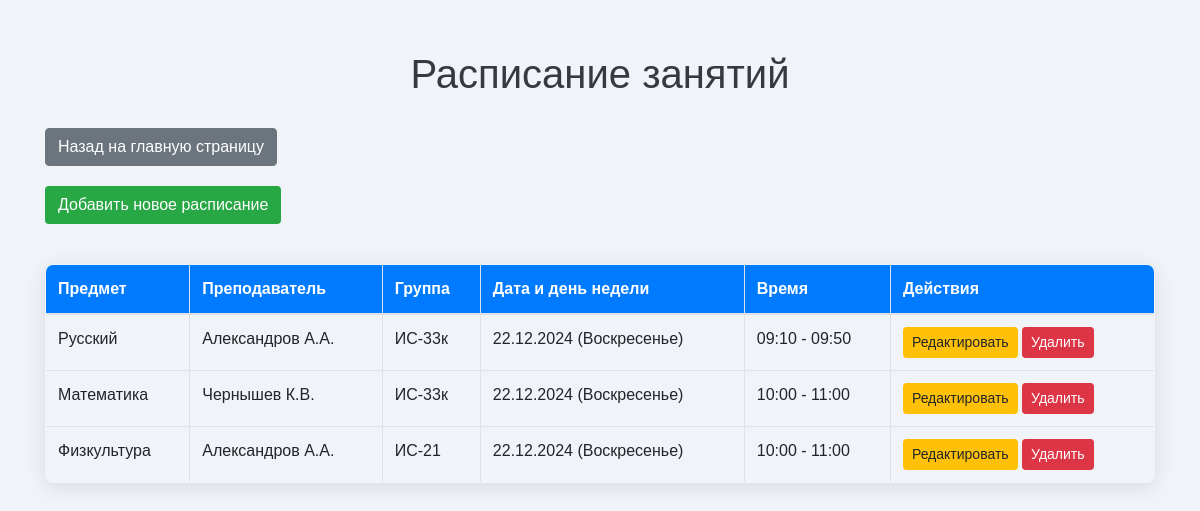
The app's page /schedules/ with its own data.
### schedules/models.py (models this page shows, shortened)
class Schedule(models.Model):
    subject = models.CharField(max_length=100)
    teacher = models.ForeignKey('Teacher', on_delete=models.CASCADE)
    group = models.ForeignKey('Group', on_delete=models.CASCADE)
    room = models.ForeignKey(Room, on_delete=models.CASCADE, blank=True, null=True)
    start_time = models.DateTimeField()
    end_time = models.DateTimeField()
    description = models.TextField(blank=True, null=True)

class Teacher(models.Model):
    name = models.CharField(max_length=100)  # Оставляем только имя

class Group(models.Model):
    name = models.CharField(max_length=100)

### schedules/views.py (the view)
# urls.py: path('schedules/', views.schedule_list, name='schedule_list'),  # Страница расписания
def schedule_list(request):
    group_id = request.GET.get('group_id')  # Получаем выбранную группу из запроса
    if group_id:
        schedules = Schedule.objects.filter(group_id=group_id)  # Фильтруем расписание по группе
    else:
        schedules = Schedule.objects.all()  # Если группа не выбрана, показываем все расписания
    return render(request, 'schedules/schedule_list.html', {'schedules': schedules})

### schedules/templates/schedules/schedule_list.html (shortened to what this page needs)
<!DOCTYPE html>
<html lang="ru">
<head>
    <link href="https://maxcdn.bootstrapcdn.com/bootstrap/4.5.2/css/bootstrap.min.css" rel="stylesheet">
</head>
<body>
    <div class="container">
        <h1>Расписание занятий</h1>
        <div class="back-button">
            <a href="{% url 'index' %}" class="btn btn-secondary">Назад на главную страницу</a>
        </div>
        <a href="{% url 'add_schedule' %}" class="btn btn-custom mb-3">Добавить новое расписание</a>
        <table class="table table-bordered mt-4">
            <thead class="thead-custom">
                <tr>
                    <th>Предмет</th>
                    <th>Преподаватель</th>
                    <th>Группа</th>
                    <th>Дата и день недели</th>
                    <th>Время</th>
                    <th>Действия</th>
                </tr>
            </thead>
            <tbody>
                {% for schedule in schedules %}
                <tr>
                    <td>{{ schedule.subject }}</td>
                    <td>{{ schedule.teacher.name }}</td>
                    <td>{{ schedule.group.name }}</td>
                    <td>{{ schedule.start_time|date:"d.m.Y" }} ({{ schedule.start_time|date:"l" }})</td>
                    <td>{{ schedule.start_time|date:"H:i" }} - {{ schedule.end_time|date:"H:i" }}</td>
                    <td>
                        <a href="{% url 'edit_schedule' schedule.pk %}" class="btn btn-warning btn-sm">Редактировать</a>
                        <a href="{% url 'delete_schedule' schedule.pk %}" class="btn btn-danger btn-sm">Удалить</a>
                    </td>
                </tr>
                {% empty %}
                <tr>
                    <td colspan="6" class="no-records">Нет записей в расписании</td>
                </tr>
                {% endfor %}
            </tbody>
        </table>
    </div>
</body>
</html>

### schedules/templates/schedules/schedule_list.html (style rules this page uses)
body { background-color: #f0f4f8; font-family: 'Arial', sans-serif; }
.container { margin-top: 50px; }
h1 { color: #343a40; text-align: center; margin-bottom: 30px; }
.btn-custom { background-color: #28a745; color: white; }
.table { box-shadow: 0 4px 20px rgba(0, 0, 0, 0.1); border-radius: 8px; overflow: hidden; }
.thead-custom { background-color: #007bff; color: white; }
.back-button { margin-bottom: 20px; }

### records on screen
Schedule: subject "Русский", teacher.name "Александров А.А.", group.name "ИС-33к", start_time "22.12.2024", start_time "Воскресенье", start_time "09:10", end_time "09:50"
Schedule: subject "Математика", teacher.name "Чернышев К.В.", group.name "ИС-33к", start_time "22.12.2024", start_time "Воскресенье", start_time "10:00", end_time "11:00"
Schedule: subject "Физкультура", teacher.name "Александров А.А.", group.name "ИС-21", start_time "22.12.2024", start_time "Воскресенье", start_time "10:00", end_time "11:00"
